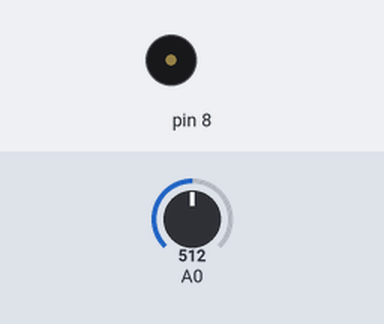
Simulated run of this sketch. Board: Arduino Uno, built with avr-gcc and run on an emulated ATmega328P. On the bench: buzzer (waves = sounding). The test bench sets the inputs (shaded band); at power-on: A0 = 512.

Above: at 1.7 s.
1.8 s: A0 set to 716
Timing chart, 0 to 9.3 s (numbered marks = the images above; inputs shaded):
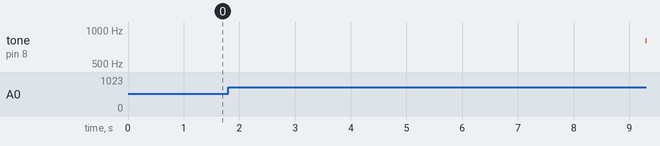

The sketch:

Beeping_light.ino
```cpp
void setup(){
  Serial.begin(115200);
  delay(500);
  pinMode(8, OUTPUT);
}

int highest = -10000, lowest = 10000;

void loop(){
  int a = analogRead(A0);
  if(a > highest){
    highest = a;
  }
  if(a < lowest){
    lowest = a;
  }
  if(a > lowest+(highest-lowest)/3){
    tone(8, 800);
    delay(map(a, lowest+(highest-lowest)/3, highest, 500, 0));
    noTone(8);
    delay(map(a, lowest+(highest-lowest)/3, highest, 500, 0));
  }
}
```

Measured:
- after the input at 1.8 s, tone on pin 8: silent → 800 Hz after 7.5 s
